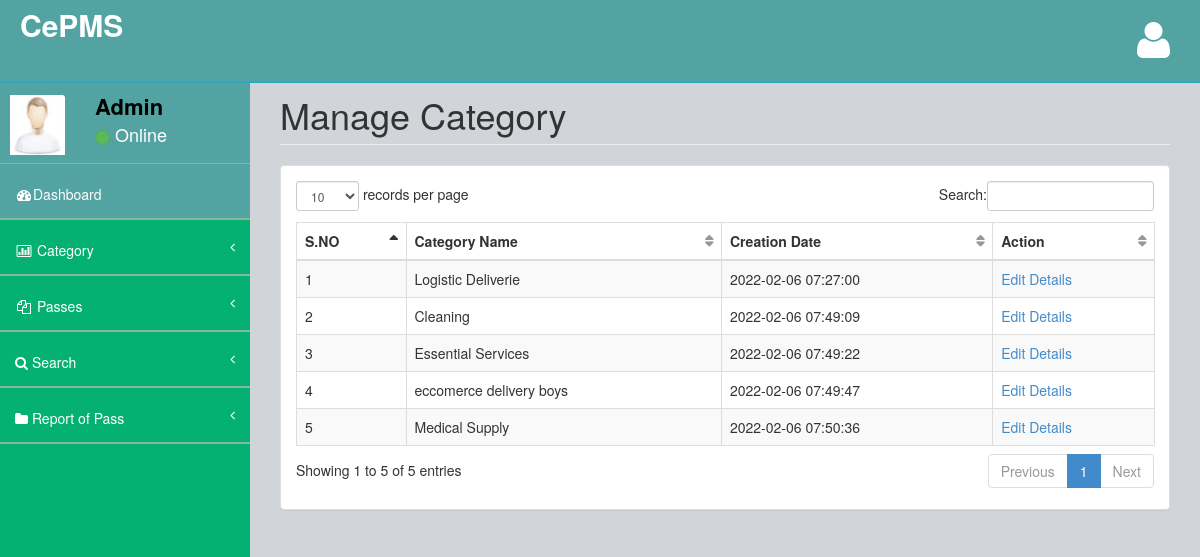
Page /admin/manage-category.php (signed in) on the committed database.
### tables this page shows
CREATE TABLE `tblcategory` (
  `ID` int(10) NOT NULL,
  `CategoryName` varchar(200) DEFAULT NULL,
  `CreationDate` timestamp NULL DEFAULT CURRENT_TIMESTAMP
);

### admin/manage-category.php (the view, shortened to what this page needs)
<?php
if (strlen($_SESSION['cpmsaid']==0)) {
  header('location:logout.php');
  } else{
  ?>
<!DOCTYPE html>
<html>
<head>
    <link href="assets/plugins/bootstrap/bootstrap.css" rel="stylesheet" />
    <link href="assets/font-awesome/css/font-awesome.css" rel="stylesheet" />
    <link href="assets/plugins/pace/pace-theme-big-counter.css" rel="stylesheet" />
  <link href="assets/css/style.css" rel="stylesheet" />
      <link href="assets/css/main-style.css" rel="stylesheet" />
    <link href="assets/plugins/dataTables/dataTables.bootstrap.css" rel="stylesheet" />
</head>
<body>
    <div id="wrapper">
       <?php include_once('includes/header.php');?>
        <?php include_once('includes/sidebar.php');?>
        <div id="page-wrapper">
            <div class="row">
                <div class="col-lg-12">
                    <h1 class="page-header">Manage Category</h1>
                </div>
            </div>
            <div class="row">
                <div class="col-lg-12">
                    <div class="panel panel-default">
                        <div class="panel-body">
                            <div class="table-responsive">
                                <table class="table table-striped table-bordered table-hover" id="dataTables-example">
                                    <thead>
                                        <tr>
                                            <th>S.NO</th>
                                            <th>Category Name</th>
                                            <th>Creation Date</th>
                                            <th>Action</th>
                                        </tr>
                                    </thead>
                                    <tbody>
                                        <?php
$sql="SELECT * from tblcategory";
$query = $dbh -> prepare($sql);
$query->execute();
$results=$query->fetchAll(PDO::FETCH_OBJ);
$cnt=1;
if($query->rowCount() > 0)
{
foreach($results as $row)
{               ?>
                                       <tr>
                  <td><?php echo htmlentities($cnt);?></td>
                  <td><?php  echo htmlentities($row->CategoryName);?></td>
                  <td><?php  echo htmlentities($row->CreationDate);?></td>
                  <td><a href="edit-category-detail.php?editid=<?php echo htmlentities ($row->ID);?>">Edit Details</a></td>
                </tr>
               <?php $cnt=$cnt+1;}} ?>
                                    </tbody>
                                </table>
                            </div>
                        </div>
                    </div>
                </div>
            </div>
        </div>
    </div>
</body>
</html>
<?php }  ?>

### admin/includes/header.php (shortened to what this page needs)
<nav class="navbar navbar-default navbar-fixed-top" role="navigation" id="navbar">
            <div class="navbar-header">
                <a class="navbar-brand" href="dashboard.php">
                    <strong style="color: white;font-size: 30px">CePMS</strong>
                </a>
            </div>
            <ul class="nav navbar-top-links navbar-right">
                <li class="dropdown">
                    <a class="dropdown-toggle" data-toggle="dropdown" href="#">
                        <i class="fa fa-user fa-3x"></i>
                    </a>
                </li>
            </ul>
        </nav>

### admin/includes/sidebar.php (shortened to what this page needs)
<nav class="navbar-default navbar-static-side" role="navigation">
    <div class="sidebar-collapse">
        <ul class="nav" id="side-menu">
            <li>
                <div class="user-section">
                    <div class="user-section-inner">
                        <img src="assets/img/user.jpg" alt="">
                    </div>
                    <div class="user-info">
                        <div><strong><?=$_SESSION['username']?></strong></div>
                        <div class="user-text-online">
                            <span class="user-circle-online btn btn-success btn-circle "></span>&nbsp;Online
                        </div>
                    </div>
                </div>
            </li>
            <li class="selected">
                <a href="dashboard.php"><i class="fa fa-dashboard fa-fw"></i>Dashboard</a>
            </li>
            <li>
                <a href="#"><i class="fa fa-bar-chart-o fa-fw"></i> Category<span class="fa arrow"></span></a>
            </li>
            <li>
                <a href="#"><i class="fa fa-files-o fa-fw"></i> Passes<span class="fa arrow"></span></a>
            </li>
            <li>
                <a href="search-pass.php"><i class="fa fa-search"></i>  Search<span class="fa arrow"></span></a>
                </li>
                <li>
                <a href="pass-bwdates-report.php"><i class="fa fa-folder"></i>  Report of Pass<span class="fa arrow"></span></a>
                </li>
        </ul>
    </div>
</nav>

### admin/assets/css/style.css (style rules this page uses)
body { background-color: #f8f8f8; }
#wrapper { width: 100%; margin-top: 55px!important; background-color:#04B173; }
#page-wrapper { padding: 0 15px; min-height: 568px; background-color:rgb(209, 212, 216); }
.navbar-static-side ul li { border-bottom:1px solid #84B899 !important; }
.navbar-top-links li { display: inline-block; }
.navbar-top-links li:last-child { margin-right: 15px; }
.navbar-top-links li a { padding: 20px; min-height: 50px; }
.arrow { float: right; }
.fa.arrow:before { content: "\f104"; }
@media (min-width:768px) { .navbar-static-side { z-index: 1; position: absolute; width: 250px; } }
table.dataTable thead .sorting, table.dataTable thead .sorting_asc:after, table.dataTable thead .sorting_desc, table.dataTable thead .sorting_asc_disabled, table.dataTable thead .sorting_desc_disabled { background: transparent; }
table.dataTable thead .sorting_asc:after { content: "\f0de"; float: right; font-family: fontawesome; }
table.dataTable thead .sorting:after { content: "\f0dc"; float: right; font-family: fontawesome; color: rgba(50,50,50,.5); }
.btn-circle { width: 30px; height: 30px; padding: 6px 0; border-radius: 15px; text-align: center; font-size: 12px; line-height: 1.428571429; }

### admin/assets/css/main-style.css (style rules this page uses)
.user-section-inner { height: 65px; width: 65px; -moz-border-radius: 3px; -webkit-border-radius: 3px; border-radius: 3px; overflow: hidden; display: inline-block; float: left; margin-right: 15px; margin-top: 20px; }
.user-section-inner img { margin-left:10px; width:55px; height:60px; }
.user-info { display: block; color:#000!important; display: inline-block; padding: 15px; margin-bottom: 0px }
.user-text-online { font-size:18px; color:#fff }
.user-circle-online { width: 15px!important; height: 15px!important; }
.navbar-top-links > li > a { color: #FFFFFF; }
.nav > li > a { padding: 20px 15px; }
#side-menu { background-color:#04B173; }
#side-menu a { color:#fff; border-bottom: 1px solid #84B899 !important; height: 55px; }
.selected { background-color:rgb(83, 163, 163); }
#navbar { background-color:rgb(83, 163, 163); }
.navbar-brand { padding-left:20px; }
.navbar-default { border-color: #27A6BE; }
@media (min-width:768px) { #page-wrapper { position: inherit; margin: 0 0 0 250px; padding: 0 30px; min-height: 1000px; } }

### rows in the picture
tblcategory: CategoryName "Logistic Deliverie", CreationDate "2022-02-06 07:27:00"
tblcategory: CategoryName "Cleaning", CreationDate "2022-02-06 07:49:09"
tblcategory: CategoryName "Essential Services", CreationDate "2022-02-06 07:49:22"
tblcategory: CategoryName "eccomerce delivery boys", CreationDate "2022-02-06 07:49:47"
tblcategory: CategoryName "Medical Supply", CreationDate "2022-02-06 07:50:36"

### other values in the picture
$_SESSION['username'] "Admin"
